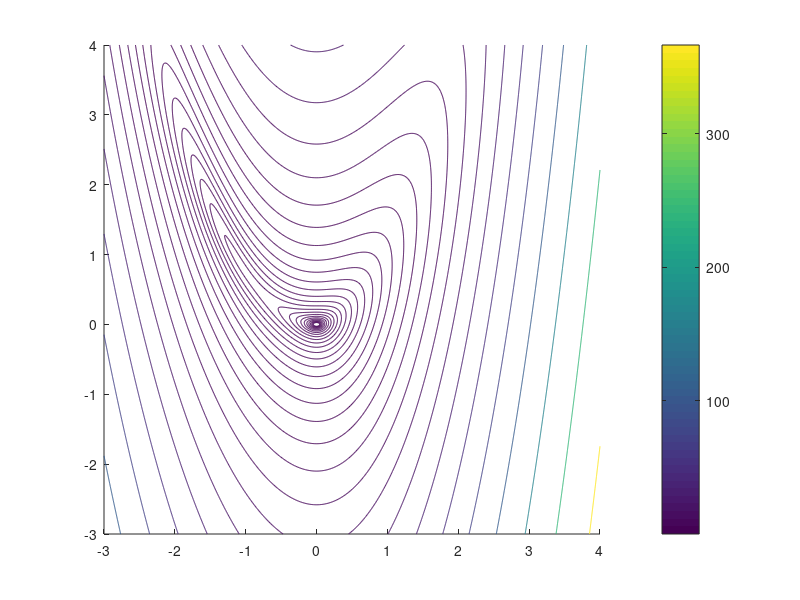

Write MATLAB code to recreate this figure. (Note: this script raises an error after producing the figure.)
%% Objective: minimize x1^4 + 2/3*x1^3 + 1/2*x1^2 - 2*x1^2*x2 + 4/3 * x2^2 (Using Gradient Descent Method)

%% Setting initial points 
x = [3; 3];

%% Setting tolerance factor epsilon
tol_1 = 10^(-5);

%% Initialize iteration number
iter = 0;

%% Setting backtracking search parameter 
sigma = 0.5;
gamma = 0.1;
epsilon = 10^(-6);
m = 75;
vec1 = zeros(m,1);
vec2 = zeros(m,1);

%% Draw the contour plot
a = -3:0.01:4;
[A,B] = meshgrid(a);
Z = A.^4+(2/3)*A.^3+0.5*A.^2 -2*A.^2.*B+ (4/3)*(B).^2;
figure;
hold on

contour(A,B,Z,logspace(-3,4,40));
colorbar;

%% Main Iteration
while norm(grad(x)) > tol_1
    %% Doing backtracking search
    g = grad(x);
    module = mod(iter, m) + 1;
    vec1(module) = g(1)^2;
    vec2(module) = g(2)^2;
    sum1 = sum(sum(vec1));
    sum2 = sum(sum(vec2));
    v = zeros(2,1);
    v(1) = sqrt(epsilon+sum1);
    v(2) = sqrt(epsilon+sum2);
    Dk = diag(v);
    d = Dk \ grad(x);
    t = 1;
    
    xtemp = x - t * d;
    while obj(xtemp) >= obj(x) - gamma * t * grad(x)' * d
        t = t * sigma;
        xtemp = x - t * d;
    end
    
   %% Make some plots
    plot(x(1), x(2), '*r');
    hold on;
    plot([x(1), xtemp(1)], [x(2), xtemp(2)], '-g');
    hold on;
    
    %% Output the solution in each step
    iter = iter + 1
    x = xtemp
    
end